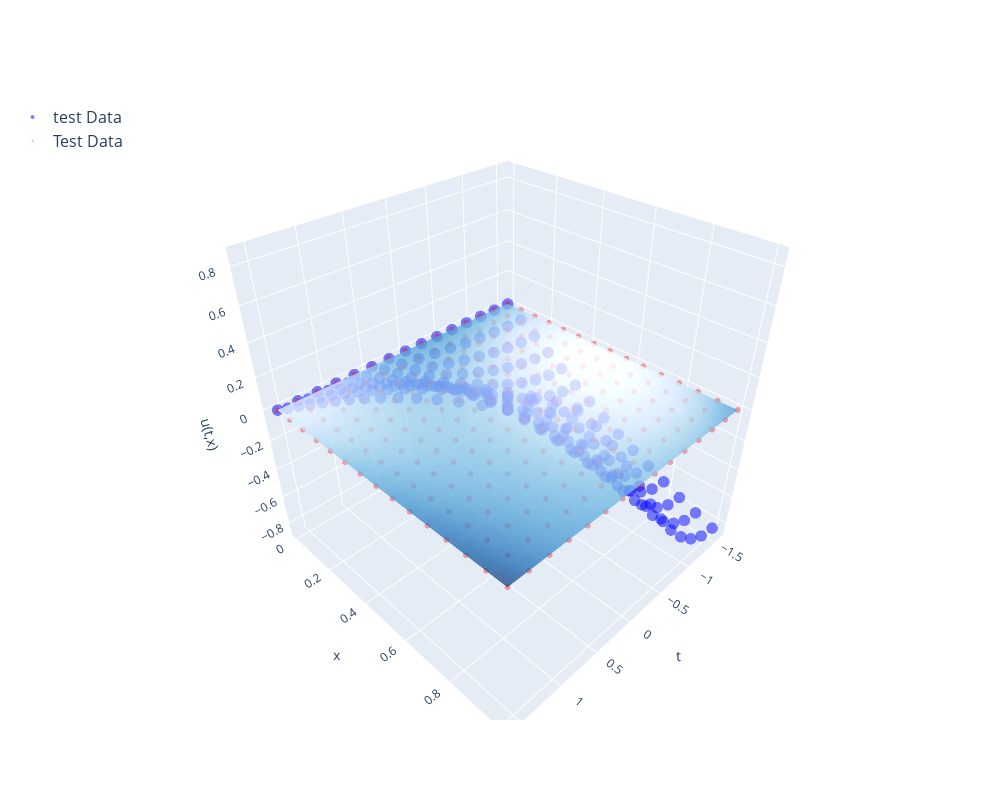

The code cell stored with this chart in its notebook:
### Code cell
# Entrenar el modelo
pinn_inf_model.train(
    data=data,
    diff_equation=diff_equation,
    constant_values=diff_equation.constants,
    initial_conditions=initial_conditions,
    lr=lr,
    n_epochs=n_epochs,
    optimizer_name=optimizer,
    lambda_pin=lambda_pin,
    lambda_ic=lambda_ic,
    lambda_bc=lambda_bc,
)

for constant in pinn_inf_model.params:
    print(constant, getattr(pinn_inf_model, constant).item())


# Plot the results
if diff_equation.dy:
    pinn_inf_model.plot_2d(data)
elif diff_equation.dx and not diff_equation.dy:
    pinn_inf_model.plot_solution(data)
elif not diff_equation.dx:
    pinn_inf_model.plot(data)

# pinn_inf_model.plot_solution(data)

### Figure 1 — Plotly figure (JSON) as saved in the notebook; plotly's stock layout.template omitted (floating-point values rounded to 4 significant figures; data arrays with more than 128 entries replaced by an {"elided": "..."} marker saying what was removed)
{"data": [{"marker": {"color": "blue", "opacity": 0.5, "size": 4}, "mode": "markers", "name": "test Data", "type": "scatter3d", "x": {"elided": "225 float values"}, "y": {"elided": "225 float values"}, "z": {"elided": "225 float values"}}, {"marker": {"color": "red", "opacity": 0.35, "size": 2}, "mode": "markers", "name": "Test Data", "type": "scatter3d", "x": {"elided": "225 float values"}, "y": {"elided": "225 float values"}, "z": {"elided": "225 float values"}}, {"colorscale": [[0, "rgb(247,251,255)"], [0.125, "rgb(222,235,247)"], [0.25, "rgb(198,219,239)"], [0.375, "rgb(158,202,225)"], [0.5, "rgb(107,174,214)"], [0.625, "rgb(66,146,198)"], [0.75, "rgb(33,113,181)"], [0.875, "rgb(8,81,156)"], [1, "rgb(8,48,107)"]], "name": "True Function", "opacity": 0.5, "showscale": false, "type": "surface", "x": [-1.571, -1.346, -1.122, -0.8976, -0.6732, -0.4488, -0.2244, 0, 0.2244, 0.4488, 0.6732, 0.8976, 1.122, 1.346, 1.571], "y": [0, 0.07143, 0.1429, 0.2143, 0.2857, 0.3571, 0.4286, 0.5, 0.5714, 0.6429, 0.7143, 0.7857, 0.8571, 0.9286, 1], "z": {"elided": "15x15 float values"}}, {"colorscale": [[0, "rgb(247,251,255)"], [0.125, "rgb(222,235,247)"], [0.25, "rgb(198,219,239)"], [0.375, "rgb(158,202,225)"], [0.5, "rgb(107,174,214)"], [0.625, "rgb(66,146,198)"], [0.75, "rgb(33,113,181)"], [0.875, "rgb(8,81,156)"], [1, "rgb(8,48,107)"]], "name": "True Function", "opacity": 0.5, "showscale": false, "type": "surface", "x": [-1.571, -1.346, -1.122, -0.8976, -0.6732, -0.4488, -0.2244, 0, 0.2244, 0.4488, 0.6732, 0.8976, 1.122, 1.346, 1.571], "y": [0, 0.07143, 0.1429, 0.2143, 0.2857, 0.3571, 0.4286, 0.5, 0.5714, 0.6429, 0.7143, 0.7857, 0.8571, 0.9286, 1], "z": {"elided": "15x15 float values"}}], "layout": {"height": 800, "legend": {"font": {"size": 16}, "x": -0.1, "y": 1}, "scene": {"aspectmode": "cube", "xaxis": {"title": {"text": "t"}}, "yaxis": {"title": {"text": "x"}}, "zaxis": {"title": {"text": "u(t,x)"}}}, "width": 1000}}
